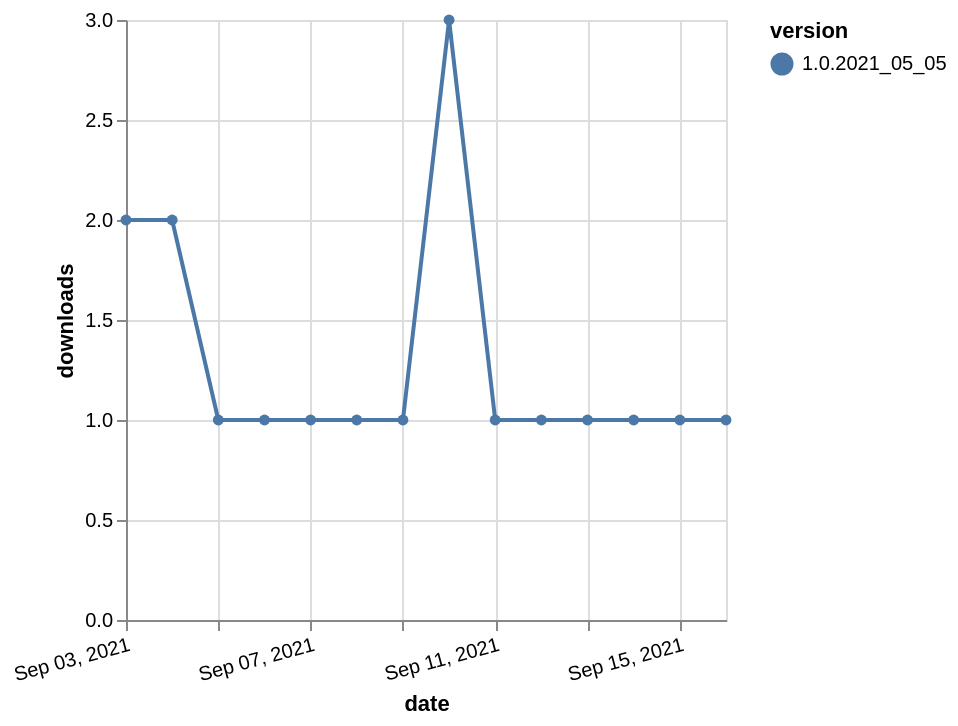

Vega-Lite specification for this chart:
### Vega-Lite specification from a JSON file in a GitHub repository (floating-point values rounded to 4 significant figures)
{"$schema": "https://vega.github.io/schema/vega-lite/v5.json", "description": "A simple bar chart with embedded data.", "data": {"values": [{"date": "2021-09-03", "total": 51, "delta": 2, "version": "1.0.2021_05_05"}, {"date": "2021-09-04", "total": 53, "delta": 2, "version": "1.0.2021_05_05"}, {"date": "2021-09-05", "total": 54, "delta": 1, "version": "1.0.2021_05_05"}, {"date": "2021-09-06", "total": 55, "delta": 1, "version": "1.0.2021_05_05"}, {"date": "2021-09-07", "total": 56, "delta": 1, "version": "1.0.2021_05_05"}, {"date": "2021-09-08", "total": 57, "delta": 1, "version": "1.0.2021_05_05"}, {"date": "2021-09-09", "total": 58, "delta": 1, "version": "1.0.2021_05_05"}, {"date": "2021-09-10", "total": 61, "delta": 3, "version": "1.0.2021_05_05"}, {"date": "2021-09-11", "total": 62, "delta": 1, "version": "1.0.2021_05_05"}, {"date": "2021-09-12", "total": 63, "delta": 1, "version": "1.0.2021_05_05"}, {"date": "2021-09-13", "total": 64, "delta": 1, "version": "1.0.2021_05_05"}, {"date": "2021-09-14", "total": 65, "delta": 1, "version": "1.0.2021_05_05"}, {"date": "2021-09-15", "total": 66, "delta": 1, "version": "1.0.2021_05_05"}, {"date": "2021-09-16", "total": 67, "delta": 1, "version": "1.0.2021_05_05"}]}, "width": "container", "mark": {"type": "line", "point": {"filled": true}}, "encoding": {"x": {"field": "date", "type": "temporal", "timeUnit": "yearmonthdate", "title": "date", "axis": {"labelAngle": -15}}, "y": {"field": "delta", "type": "quantitative", "title": "downloads"}, "color": {"field": "version", "type": "nominal"}, "tooltip": {"field": "delta"}}}
